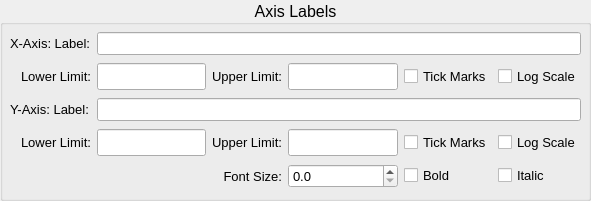
   <widget class="QGroupBox" name="groupBox_12">
    <property name="geometry">
     <rect>
      <x>10</x>
      <y>410</y>
      <width>591</width>
      <height>201</height>
     </rect>
    </property>
    <property name="font">
     <font>
      <family>Arial</family>
      <pointsize>12</pointsize>
      <weight>50</weight>
      <bold>false</bold>
     </font>
    </property>
    <property name="title">
     <string>Axis Labels</string>
    </property>
    <property name="alignment">
     <set>Qt::AlignCenter</set>
    </property>
    <widget class="QWidget" name="gridLayoutWidget_7">
     <property name="geometry">
      <rect>
       <x>10</x>
       <y>30</y>
       <width>571</width>
       <height>161</height>
      </rect>
     </property>
     <layout class="QGridLayout" name="gridLayout_8" columnstretch="2,0,0,0,0,0">
      <item row="4" column="4">
       <widget class="QCheckBox" name="chbAxFontBold">
        <property name="font">
         <font>
          <family>Arial</family>
          <pointsize>10</pointsize>
          <weight>50</weight>
          <bold>false</bold>
         </font>
        </property>
        <property name="text">
         <string>Bold</string>
        </property>
       </widget>
      </item>
      <item row="2" column="0">
       <widget class="QLabel" name="label_34">
        <property name="font">
         <font>
          <family>Arial</family>
          <pointsize>10</pointsize>
          <weight>50</weight>
          <bold>false</bold>
         </font>
        </property>
        <property name="text">
         <string>Y-Axis: Label:</string>
        </property>
       </widget>
      </item>
      <item row="1" column="0">
       <widget class="QLabel" name="label_32">
        <property name="font">
         <font>
          <family>Arial</family>
          <pointsize>10</pointsize>
          <weight>50</weight>
          <bold>false</bold>
         </font>
        </property>
        <property name="text">
         <string>Lower Limit:</string>
        </property>
        <property name="alignment">
         <set>Qt::AlignRight|Qt::AlignTrailing|Qt::AlignVCenter</set>
        </property>
       </widget>
      </item>
      <item row="3" column="4">
       <widget class="QCheckBox" name="chbYTick">
        <property name="font">
         <font>
          <family>Arial</family>
          <pointsize>10</pointsize>
          <weight>50</weight>
          <bold>false</bold>
         </font>
        </property>
        <property name="text">
         <string>Tick Marks</string>
        </property>
       </widget>
      </item>
      <item row="3" column="3">
       <widget class="QLineEdit" name="lineEdit_2">
        <property name="sizePolicy">
         <sizepolicy hsizetype="Expanding" vsizetype="Minimum">
          <horstretch>0</horstretch>
          <verstretch>0</verstretch>
         </sizepolicy>
        </property>
        <property name="maxLength">
         <number>20</number>
        </property>
       </widget>
      </item>
      <item row="4" column="3">
       <widget class="QDoubleSpinBox" name="sbAxFontSize">
        <property name="font">
         <font>
          <family>Arial</family>
          <pointsize>10</pointsize>
          <weight>50</weight>
          <bold>false</bold>
         </font>
        </property>
        <property name="decimals">
         <number>1</number>
        </property>
        <property name="singleStep">
         <double>0.100000000000000</double>
        </property>
       </widget>
      </item>
      <item row="1" column="1">
       <widget class="QLineEdit" name="lineEdit_3">
        <property name="sizePolicy">
         <sizepolicy hsizetype="Expanding" vsizetype="Minimum">
          <horstretch>0</horstretch>
          <verstretch>0</verstretch>
         </sizepolicy>
        </property>
        <property name="maxLength">
         <number>20</number>
        </property>
       </widget>
      </item>
      <item row="1" column="4">
       <widget class="QCheckBox" name="chbXTick">
        <property name="font">
         <font>
          <family>Arial</family>
          <pointsize>10</pointsize>
          <weight>50</weight>
          <bold>false</bold>
         </font>
        </property>
        <property name="text">
         <string>Tick Marks</string>
        </property>
       </widget>
      </item>
      <item row="2" column="1" colspan="5">
       <widget class="QLineEdit" name="eYAxLab">
        <property name="font">
         <font>
          <family>Arial</family>
          <pointsize>10</pointsize>
          <weight>50</weight>
          <bold>false</bold>
         </font>
        </property>
       </widget>
      </item>
      <item row="4" column="5">
       <widget class="QCheckBox" name="chbAxFontItal">
        <property name="font">
         <font>
          <family>Arial</family>
          <pointsize>10</pointsize>
          <weight>50</weight>
          <bold>false</bold>
         </font>
        </property>
        <property name="text">
         <string>Italic</string>
        </property>
       </widget>
      </item>
      <item row="3" column="1">
       <widget class="QLineEdit" name="lineEdit_4">
        <property name="sizePolicy">
         <sizepolicy hsizetype="Expanding" vsizetype="Minimum">
          <horstretch>0</horstretch>
          <verstretch>0</verstretch>
         </sizepolicy>
        </property>
        <property name="maxLength">
         <number>20</number>
        </property>
       </widget>
      </item>
      <item row="3" column="0">
       <widget class="QLabel" name="label_35">
        <property name="font">
         <font>
          <family>Arial</family>
          <pointsize>10</pointsize>
          <weight>50</weight>
          <bold>false</bold>
         </font>
        </property>
        <property name="text">
         <string>Lower Limit:</string>
        </property>
        <property name="alignment">
         <set>Qt::AlignRight|Qt::AlignTrailing|Qt::AlignVCenter</set>
        </property>
       </widget>
      </item>
      <item row="1" column="2">
       <widget class="QLabel" name="label_33">
        <property name="font">
         <font>
          <family>Arial</family>
          <pointsize>10</pointsize>
          <weight>50</weight>
          <bold>false</bold>
         </font>
        </property>
        <property name="text">
         <string>Upper Limit:</string>
        </property>
        <property name="alignment">
         <set>Qt::AlignRight|Qt::AlignTrailing|Qt::AlignVCenter</set>
        </property>
       </widget>
      </item>
      <item row="1" column="5">
       <widget class="QCheckBox" name="chbXScale">
        <property name="font">
         <font>
          <family>Arial</family>
          <pointsize>10</pointsize>
          <weight>50</weight>
          <bold>false</bold>
         </font>
        </property>
        <property name="text">
         <string>Log Scale</string>
        </property>
       </widget>
      </item>
      <item row="0" column="0">
       <widget class="QLabel" name="label_31">
        <property name="font">
         <font>
          <family>Arial</family>
          <pointsize>10</pointsize>
          <weight>50</weight>
          <bold>false</bold>
         </font>
        </property>
        <property name="text">
         <string>X-Axis: Label:</string>
        </property>
       </widget>
      </item>
      <item row="1" column="3">
       <widget class="QLineEdit" name="lineEdit">
        <property name="sizePolicy">
         <sizepolicy hsizetype="Expanding" vsizetype="Minimum">
          <horstretch>0</horstretch>
          <verstretch>0</verstretch>
         </sizepolicy>
        </property>
        <property name="maxLength">
         <number>20</number>
        </property>
       </widget>
      </item>
      <item row="3" column="2">
       <widget class="QLabel" name="label_36">
        <property name="font">
         <font>
          <family>Arial</family>
          <pointsize>10</pointsize>
          <weight>50</weight>
          <bold>false</bold>
         </font>
        </property>
        <property name="text">
         <string>Upper Limit:</string>
        </property>
        <property name="alignment">
         <set>Qt::AlignRight|Qt::AlignTrailing|Qt::AlignVCenter</set>
        </property>
       </widget>
      </item>
      <item row="0" column="1" colspan="5">
       <widget class="QLineEdit" name="eXAxLab">
        <property name="font">
         <font>
          <family>Arial</family>
          <pointsize>10</pointsize>
          <weight>50</weight>
          <bold>false</bold>
         </font>
        </property>
       </widget>
      </item>
      <item row="4" column="2">
       <widget class="QLabel" name="label_37">
        <property name="font">
         <font>
          <family>Arial</family>
          <pointsize>10</pointsize>
          <weight>50</weight>
          <bold>false</bold>
         </font>
        </property>
        <property name="text">
         <string>Font Size:</string>
        </property>
        <property name="alignment">
         <set>Qt::AlignRight|Qt::AlignTrailing|Qt::AlignVCenter</set>
        </property>
       </widget>
      </item>
      <item row="3" column="5">
       <widget class="QCheckBox" name="chbYScale">
        <property name="font">
         <font>
          <family>Arial</family>
          <pointsize>10</pointsize>
          <weight>50</weight>
          <bold>false</bold>
         </font>
        </property>
        <property name="text">
         <string>Log Scale</string>
        </property>
       </widget>
      </item>
     </layout>
    </widget>
   </widget>
